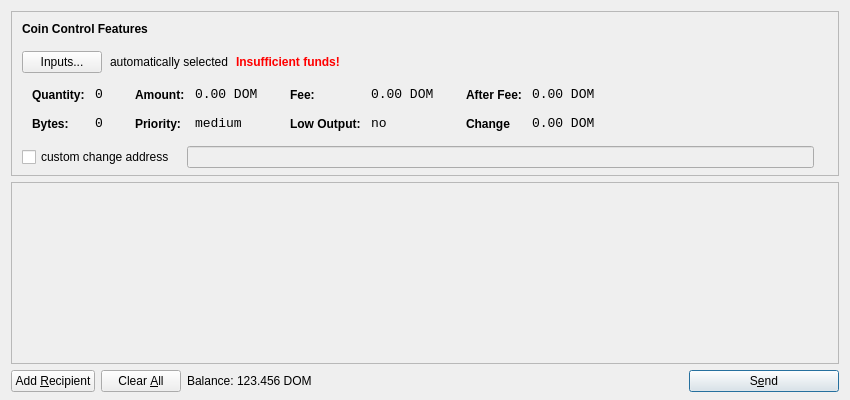
<?xml version="1.0" encoding="UTF-8"?>
<ui version="4.0">
 <class>SendCoinsDialog</class>
 <widget class="QDialog" name="SendCoinsDialog">
  <property name="geometry">
   <rect>
    <x>0</x>
    <y>0</y>
    <width>850</width>
    <height>400</height>
   </rect>
  </property>
  <property name="windowTitle">
   <string>Send Coins</string>
  </property>
  <layout class="QVBoxLayout" name="verticalLayout" stretch="0,1,0">
   <property name="bottomMargin">
    <number>8</number>
   </property>
   <item>
    <widget class="QFrame" name="frameCoinControl">
     <property name="sizePolicy">
      <sizepolicy hsizetype="Expanding" vsizetype="Expanding">
       <horstretch>0</horstretch>
       <verstretch>0</verstretch>
      </sizepolicy>
     </property>
     <property name="maximumSize">
      <size>
       <width>16777215</width>
       <height>16777215</height>
      </size>
     </property>
     <property name="frameShape">
      <enum>QFrame::StyledPanel</enum>
     </property>
     <property name="frameShadow">
      <enum>QFrame::Sunken</enum>
     </property>
     <layout class="QVBoxLayout" name="verticalLayoutCoinControl2">
      <property name="spacing">
       <number>-1</number>
      </property>
      <property name="leftMargin">
       <number>0</number>
      </property>
      <property name="topMargin">
       <number>0</number>
      </property>
      <property name="rightMargin">
       <number>0</number>
      </property>
      <property name="bottomMargin">
       <number>6</number>
      </property>
      <item>
       <layout class="QVBoxLayout" name="verticalLayoutCoinControl" stretch="0,0,0,0,1">
        <property name="spacing">
         <number>0</number>
        </property>
        <property name="leftMargin">
         <number>10</number>
        </property>
        <property name="topMargin">
         <number>10</number>
        </property>
        <item>
         <layout class="QHBoxLayout" name="horizontalLayoutCoinControl1">
          <property name="bottomMargin">
           <number>15</number>
          </property>
          <item>
           <widget class="QLabel" name="labelCoinControlFeatures">
            <property name="sizePolicy">
             <sizepolicy hsizetype="Preferred" vsizetype="Maximum">
              <horstretch>0</horstretch>
              <verstretch>0</verstretch>
             </sizepolicy>
            </property>
            <property name="font">
             <font>
              <weight>75</weight>
              <bold>true</bold>
             </font>
            </property>
            <property name="styleSheet">
             <string notr="true">font-weight:bold;</string>
            </property>
            <property name="text">
             <string>Coin Control Features</string>
            </property>
           </widget>
          </item>
         </layout>
        </item>
        <item>
         <layout class="QHBoxLayout" name="horizontalLayoutCoinControl2" stretch="0,0,0,0">
          <property name="spacing">
           <number>8</number>
          </property>
          <property name="bottomMargin">
           <number>10</number>
          </property>
          <item>
           <widget class="QPushButton" name="pushButtonCoinControl">
            <property name="styleSheet">
             <string notr="true"/>
            </property>
            <property name="text">
             <string>Inputs...</string>
            </property>
           </widget>
          </item>
          <item>
           <widget class="QLabel" name="labelCoinControlAutomaticallySelected">
            <property name="text">
             <string>automatically selected</string>
            </property>
            <property name="margin">
             <number>5</number>
            </property>
           </widget>
          </item>
          <item>
           <widget class="QLabel" name="labelCoinControlInsuffFunds">
            <property name="font">
             <font>
              <weight>75</weight>
              <bold>true</bold>
             </font>
            </property>
            <property name="styleSheet">
             <string notr="true">color:red;font-weight:bold;</string>
            </property>
            <property name="text">
             <string>Insufficient funds!</string>
            </property>
            <property name="margin">
             <number>5</number>
            </property>
           </widget>
          </item>
          <item>
           <spacer name="horizontalSpacerCoinControl">
            <property name="orientation">
             <enum>Qt::Horizontal</enum>
            </property>
            <property name="sizeHint" stdset="0">
             <size>
              <width>40</width>
              <height>1</height>
             </size>
            </property>
           </spacer>
          </item>
         </layout>
        </item>
        <item>
         <widget class="QWidget" name="widgetCoinControl" native="true">
          <property name="sizePolicy">
           <sizepolicy hsizetype="Preferred" vsizetype="Preferred">
            <horstretch>0</horstretch>
            <verstretch>0</verstretch>
           </sizepolicy>
          </property>
          <property name="minimumSize">
           <size>
            <width>0</width>
            <height>0</height>
           </size>
          </property>
          <property name="styleSheet">
           <string notr="true"/>
          </property>
          <layout class="QHBoxLayout" name="horizontalLayoutCoinControl5">
           <property name="margin">
            <number>0</number>
           </property>
           <item>
            <layout class="QHBoxLayout" name="horizontalLayoutCoinControl3" stretch="0,0,0,1">
             <property name="spacing">
              <number>20</number>
             </property>
             <property name="topMargin">
              <number>0</number>
             </property>
             <property name="bottomMargin">
              <number>10</number>
             </property>
             <item>
              <layout class="QFormLayout" name="formLayoutCoinControl1">
               <property name="horizontalSpacing">
                <number>10</number>
               </property>
               <property name="verticalSpacing">
                <number>14</number>
               </property>
               <property name="leftMargin">
                <number>10</number>
               </property>
               <property name="topMargin">
                <number>4</number>
               </property>
               <property name="rightMargin">
                <number>6</number>
               </property>
               <item row="0" column="0">
                <widget class="QLabel" name="labelCoinControlQuantityText">
                 <property name="styleSheet">
                  <string notr="true">font-weight:bold;</string>
                 </property>
                 <property name="text">
                  <string>Quantity:</string>
                 </property>
                 <property name="margin">
                  <number>0</number>
                 </property>
                </widget>
               </item>
               <item row="0" column="1">
                <widget class="QLabel" name="labelCoinControlQuantity">
                 <property name="font">
                  <font>
                   <family>Monospace</family>
                   <pointsize>10</pointsize>
                  </font>
                 </property>
                 <property name="cursor">
                  <cursorShape>IBeamCursor</cursorShape>
                 </property>
                 <property name="contextMenuPolicy">
                  <enum>Qt::ActionsContextMenu</enum>
                 </property>
                 <property name="text">
                  <string>0</string>
                 </property>
                 <property name="margin">
                  <number>0</number>
                 </property>
                 <property name="textInteractionFlags">
                  <set>Qt::LinksAccessibleByMouse|Qt::TextSelectableByKeyboard|Qt::TextSelectableByMouse</set>
                 </property>
                </widget>
               </item>
               <item row="1" column="0">
                <widget class="QLabel" name="labelCoinControlBytesText">
                 <property name="styleSheet">
                  <string notr="true">font-weight:bold;</string>
                 </property>
                 <property name="text">
                  <string>Bytes:</string>
                 </property>
                </widget>
               </item>
               <item row="1" column="1">
                <widget class="QLabel" name="labelCoinControlBytes">
                 <property name="font">
                  <font>
                   <family>Monospace</family>
                   <pointsize>10</pointsize>
                  </font>
                 </property>
                 <property name="cursor">
                  <cursorShape>IBeamCursor</cursorShape>
                 </property>
                 <property name="contextMenuPolicy">
                  <enum>Qt::ActionsContextMenu</enum>
                 </property>
                 <property name="text">
                  <string>0</string>
                 </property>
                 <property name="textInteractionFlags">
                  <set>Qt::LinksAccessibleByMouse|Qt::TextSelectableByKeyboard|Qt::TextSelectableByMouse</set>
                 </property>
                </widget>
               </item>
              </layout>
             </item>
             <item>
              <layout class="QFormLayout" name="formLayoutCoinControl2">
               <property name="horizontalSpacing">
                <number>10</number>
               </property>
               <property name="verticalSpacing">
                <number>14</number>
               </property>
               <property name="leftMargin">
                <number>6</number>
               </property>
               <property name="topMargin">
                <number>4</number>
               </property>
               <property name="rightMargin">
                <number>6</number>
               </property>
               <item row="0" column="0">
                <widget class="QLabel" name="labelCoinControlAmountText">
                 <property name="styleSheet">
                  <string notr="true">font-weight:bold;</string>
                 </property>
                 <property name="text">
                  <string>Amount:</string>
                 </property>
                 <property name="margin">
                  <number>0</number>
                 </property>
                </widget>
               </item>
               <item row="0" column="1">
                <widget class="QLabel" name="labelCoinControlAmount">
                 <property name="font">
                  <font>
                   <family>Monospace</family>
                   <pointsize>10</pointsize>
                  </font>
                 </property>
                 <property name="cursor">
                  <cursorShape>IBeamCursor</cursorShape>
                 </property>
                 <property name="contextMenuPolicy">
                  <enum>Qt::ActionsContextMenu</enum>
                 </property>
                 <property name="text">
                  <string>0.00 DOM</string>
                 </property>
                 <property name="textInteractionFlags">
                  <set>Qt::LinksAccessibleByMouse|Qt::TextSelectableByKeyboard|Qt::TextSelectableByMouse</set>
                 </property>
                </widget>
               </item>
               <item row="1" column="0">
                <widget class="QLabel" name="labelCoinControlPriorityText">
                 <property name="styleSheet">
                  <string notr="true">font-weight:bold;</string>
                 </property>
                 <property name="text">
                  <string>Priority:</string>
                 </property>
                </widget>
               </item>
               <item row="1" column="1">
                <widget class="QLabel" name="labelCoinControlPriority">
                 <property name="font">
                  <font>
                   <family>Monospace</family>
                   <pointsize>10</pointsize>
                  </font>
                 </property>
                 <property name="cursor">
                  <cursorShape>IBeamCursor</cursorShape>
                 </property>
                 <property name="contextMenuPolicy">
                  <enum>Qt::ActionsContextMenu</enum>
                 </property>
                 <property name="text">
                  <string>medium</string>
                 </property>
                 <property name="textInteractionFlags">
                  <set>Qt::LinksAccessibleByMouse|Qt::TextSelectableByKeyboard|Qt::TextSelectableByMouse</set>
                 </property>
                </widget>
               </item>
              </layout>
             </item>
             <item>
              <layout class="QFormLayout" name="formLayoutCoinControl3">
               <property name="horizontalSpacing">
                <number>10</number>
               </property>
               <property name="verticalSpacing">
                <number>14</number>
               </property>
               <property name="leftMargin">
                <number>6</number>
               </property>
               <property name="topMargin">
                <number>4</number>
               </property>
               <property name="rightMargin">
                <number>6</number>
               </property>
               <item row="0" column="0">
                <widget class="QLabel" name="labelCoinControlFeeText">
                 <property name="styleSheet">
                  <string notr="true">font-weight:bold;</string>
                 </property>
                 <property name="text">
                  <string>Fee:</string>
                 </property>
                 <property name="margin">
                  <number>0</number>
                 </property>
                </widget>
               </item>
               <item row="0" column="1">
                <widget class="QLabel" name="labelCoinControlFee">
                 <property name="font">
                  <font>
                   <family>Monospace</family>
                   <pointsize>10</pointsize>
                  </font>
                 </property>
                 <property name="cursor">
                  <cursorShape>IBeamCursor</cursorShape>
                 </property>
                 <property name="contextMenuPolicy">
                  <enum>Qt::ActionsContextMenu</enum>
                 </property>
                 <property name="text">
                  <string>0.00 DOM</string>
                 </property>
                 <property name="textInteractionFlags">
                  <set>Qt::LinksAccessibleByMouse|Qt::TextSelectableByKeyboard|Qt::TextSelectableByMouse</set>
                 </property>
                </widget>
               </item>
               <item row="1" column="0">
                <widget class="QLabel" name="labelCoinControlLowOutputText">
                 <property name="styleSheet">
                  <string notr="true">font-weight:bold;</string>
                 </property>
                 <property name="text">
                  <string>Low Output:</string>
                 </property>
                </widget>
               </item>
               <item row="1" column="1">
                <widget class="QLabel" name="labelCoinControlLowOutput">
                 <property name="font">
                  <font>
                   <family>Monospace</family>
                   <pointsize>10</pointsize>
                  </font>
                 </property>
                 <property name="cursor">
                  <cursorShape>IBeamCursor</cursorShape>
                 </property>
                 <property name="contextMenuPolicy">
                  <enum>Qt::ActionsContextMenu</enum>
                 </property>
                 <property name="text">
                  <string>no</string>
                 </property>
                 <property name="textInteractionFlags">
                  <set>Qt::LinksAccessibleByMouse|Qt::TextSelectableByKeyboard|Qt::TextSelectableByMouse</set>
                 </property>
                </widget>
               </item>
              </layout>
             </item>
             <item>
              <layout class="QFormLayout" name="formLayoutCoinControl4">
               <property name="horizontalSpacing">
                <number>10</number>
               </property>
               <property name="verticalSpacing">
                <number>14</number>
               </property>
               <property name="leftMargin">
                <number>6</number>
               </property>
               <property name="topMargin">
                <number>4</number>
               </property>
               <property name="rightMargin">
                <number>6</number>
               </property>
               <item row="0" column="0">
                <widget class="QLabel" name="labelCoinControlAfterFeeText">
                 <property name="styleSheet">
                  <string notr="true">font-weight:bold;</string>
                 </property>
                 <property name="text">
                  <string>After Fee:</string>
                 </property>
                 <property name="margin">
                  <number>0</number>
                 </property>
                </widget>
               </item>
               <item row="0" column="1">
                <widget class="QLabel" name="labelCoinControlAfterFee">
                 <property name="font">
                  <font>
                   <family>Monospace</family>
                   <pointsize>10</pointsize>
                  </font>
                 </property>
                 <property name="cursor">
                  <cursorShape>IBeamCursor</cursorShape>
                 </property>
                 <property name="contextMenuPolicy">
                  <enum>Qt::ActionsContextMenu</enum>
                 </property>
                 <property name="text">
                  <string>0.00 DOM</string>
                 </property>
                 <property name="textInteractionFlags">
                  <set>Qt::LinksAccessibleByMouse|Qt::TextSelectableByKeyboard|Qt::TextSelectableByMouse</set>
                 </property>
                </widget>
               </item>
               <item row="1" column="0">
                <widget class="QLabel" name="labelCoinControlChangeText">
                 <property name="styleSheet">
                  <string notr="true">font-weight:bold;</string>
                 </property>
                 <property name="text">
                  <string>Change</string>
                 </property>
                </widget>
               </item>
               <item row="1" column="1">
                <widget class="QLabel" name="labelCoinControlChange">
                 <property name="font">
                  <font>
                   <family>Monospace</family>
                   <pointsize>10</pointsize>
                  </font>
                 </property>
                 <property name="cursor">
                  <cursorShape>IBeamCursor</cursorShape>
                 </property>
                 <property name="contextMenuPolicy">
                  <enum>Qt::ActionsContextMenu</enum>
                 </property>
                 <property name="text">
                  <string>0.00 DOM</string>
                 </property>
                 <property name="textInteractionFlags">
                  <set>Qt::LinksAccessibleByMouse|Qt::TextSelectableByKeyboard|Qt::TextSelectableByMouse</set>
                 </property>
                </widget>
               </item>
              </layout>
             </item>
            </layout>
           </item>
          </layout>
         </widget>
        </item>
        <item>
         <layout class="QHBoxLayout" name="horizontalLayoutCoinControl4" stretch="0,0,0">
          <property name="spacing">
           <number>12</number>
          </property>
          <property name="sizeConstraint">
           <enum>QLayout::SetDefaultConstraint</enum>
          </property>
          <property name="topMargin">
           <number>5</number>
          </property>
          <property name="rightMargin">
           <number>5</number>
          </property>
          <item>
           <widget class="QCheckBox" name="checkBoxCoinControlChange">
            <property name="text">
             <string>custom change address</string>
            </property>
           </widget>
          </item>
          <item>
           <widget class="QLineEdit" name="lineEditCoinControlChange">
            <property name="enabled">
             <bool>false</bool>
            </property>
            <property name="sizePolicy">
             <sizepolicy hsizetype="Expanding" vsizetype="Fixed">
              <horstretch>0</horstretch>
              <verstretch>0</verstretch>
             </sizepolicy>
            </property>
           </widget>
          </item>
          <item>
           <widget class="QLabel" name="labelCoinControlChangeLabel">
            <property name="sizePolicy">
             <sizepolicy hsizetype="Preferred" vsizetype="Expanding">
              <horstretch>0</horstretch>
              <verstretch>0</verstretch>
             </sizepolicy>
            </property>
            <property name="minimumSize">
             <size>
              <width>0</width>
              <height>0</height>
             </size>
            </property>
            <property name="text">
             <string/>
            </property>
            <property name="margin">
             <number>3</number>
            </property>
           </widget>
          </item>
         </layout>
        </item>
        <item>
         <spacer name="verticalSpacerCoinControl">
          <property name="orientation">
           <enum>Qt::Vertical</enum>
          </property>
          <property name="sizeHint" stdset="0">
           <size>
            <width>800</width>
            <height>1</height>
           </size>
          </property>
         </spacer>
        </item>
       </layout>
      </item>
     </layout>
    </widget>
   </item>
   <item>
    <widget class="QScrollArea" name="scrollArea">
     <property name="widgetResizable">
      <bool>true</bool>
     </property>
     <widget class="QWidget" name="scrollAreaWidgetContents">
      <property name="geometry">
       <rect>
        <x>0</x>
        <y>0</y>
        <width>830</width>
        <height>165</height>
       </rect>
      </property>
      <layout class="QVBoxLayout" name="verticalLayout_2">
       <property name="margin">
        <number>0</number>
       </property>
       <item>
        <layout class="QVBoxLayout" name="entries">
         <property name="spacing">
          <number>6</number>
         </property>
        </layout>
       </item>
       <item>
        <spacer name="verticalSpacer">
         <property name="orientation">
          <enum>Qt::Vertical</enum>
         </property>
         <property name="sizeHint" stdset="0">
          <size>
           <width>20</width>
           <height>40</height>
          </size>
         </property>
        </spacer>
       </item>
      </layout>
     </widget>
    </widget>
   </item>
   <item>
    <layout class="QHBoxLayout" name="horizontalLayout">
     <item>
      <widget class="QPushButton" name="addButton">
       <property name="toolTip">
        <string>Send to multiple recipients at once</string>
       </property>
       <property name="text">
        <string>Add &amp;Recipient</string>
       </property>
       <property name="icon">
        <iconset resource="../bitcoin.qrc">
         <normaloff>:/icons/add</normaloff>:/icons/add</iconset>
       </property>
       <property name="autoDefault">
        <bool>false</bool>
       </property>
      </widget>
     </item>
     <item>
      <widget class="QPushButton" name="clearButton">
       <property name="sizePolicy">
        <sizepolicy hsizetype="Minimum" vsizetype="Fixed">
         <horstretch>0</horstretch>
         <verstretch>0</verstretch>
        </sizepolicy>
       </property>
       <property name="toolTip">
        <string>Remove all transaction fields</string>
       </property>
       <property name="text">
        <string>Clear &amp;All</string>
       </property>
       <property name="icon">
        <iconset resource="../bitcoin.qrc">
         <normaloff>:/icons/remove</normaloff>:/icons/remove</iconset>
       </property>
       <property name="autoRepeatDelay">
        <number>300</number>
       </property>
       <property name="autoDefault">
        <bool>false</bool>
       </property>
      </widget>
     </item>
     <item>
      <layout class="QHBoxLayout" name="horizontalLayout_2">
       <property name="spacing">
        <number>3</number>
       </property>
       <item>
        <widget class="QLabel" name="label">
         <property name="sizePolicy">
          <sizepolicy hsizetype="Preferred" vsizetype="Fixed">
           <horstretch>0</horstretch>
           <verstretch>0</verstretch>
          </sizepolicy>
         </property>
         <property name="text">
          <string>Balance:</string>
         </property>
        </widget>
       </item>
       <item>
        <widget class="QLabel" name="labelBalance">
         <property name="sizePolicy">
          <sizepolicy hsizetype="Preferred" vsizetype="Fixed">
           <horstretch>0</horstretch>
           <verstretch>0</verstretch>
          </sizepolicy>
         </property>
         <property name="cursor">
          <cursorShape>IBeamCursor</cursorShape>
         </property>
         <property name="text">
          <string>123.456 DOM</string>
         </property>
         <property name="textInteractionFlags">
          <set>Qt::LinksAccessibleByMouse|Qt::TextSelectableByKeyboard|Qt::TextSelectableByMouse</set>
         </property>
        </widget>
       </item>
      </layout>
     </item>
     <item>
      <spacer name="horizontalSpacer">
       <property name="orientation">
        <enum>Qt::Horizontal</enum>
       </property>
       <property name="sizeHint" stdset="0">
        <size>
         <width>40</width>
         <height>20</height>
        </size>
       </property>
      </spacer>
     </item>
     <item>
      <widget class="QPushButton" name="sendButton">
       <property name="minimumSize">
        <size>
         <width>150</width>
         <height>0</height>
        </size>
       </property>
       <property name="toolTip">
        <string>Confirm the send action</string>
       </property>
       <property name="text">
        <string>S&amp;end</string>
       </property>
       <property name="icon">
        <iconset resource="../bitcoin.qrc">
         <normaloff>:/icons/send</normaloff>:/icons/send</iconset>
       </property>
       <property name="default">
        <bool>true</bool>
       </property>
      </widget>
     </item>
    </layout>
   </item>
  </layout>
 </widget>
 <resources>
  <include location="../bitcoin.qrc"/>
 </resources>
 <connections/>
</ui>
